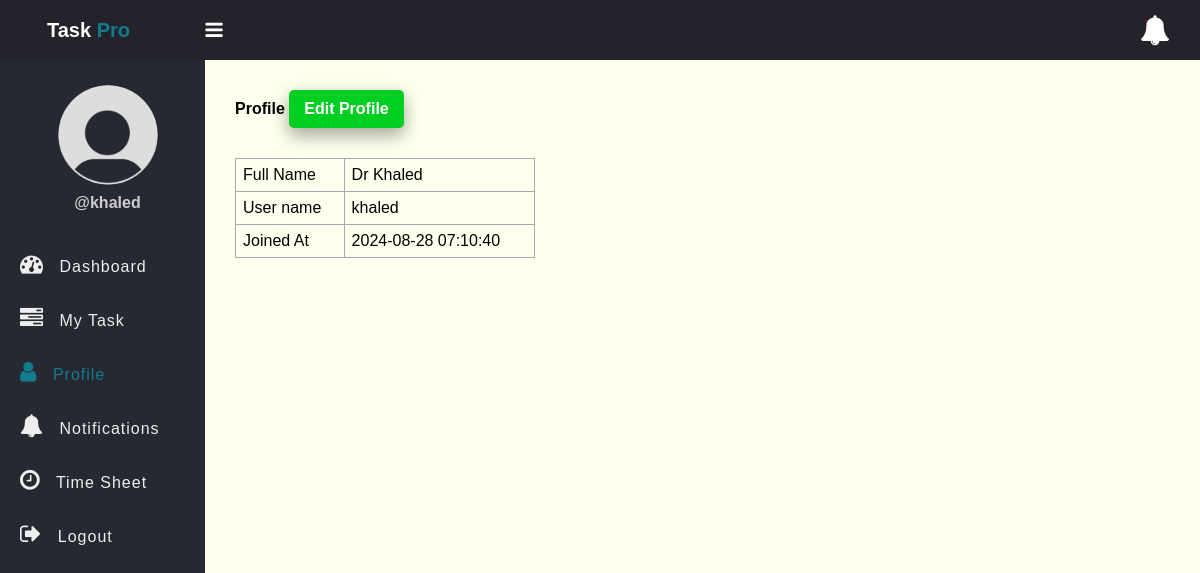
The app's page /profile.php (signed in) with its own data.
### tables this page shows
CREATE TABLE `users` (
  `id` int(11) NOT NULL ,
  `full_name` varchar(50) NOT NULL,
  `username` varchar(50) NOT NULL,
  `password` varchar(255) NOT NULL,
  `role` enum('admin','employee') NOT NULL,
  `created_at` timestamp NOT NULL DEFAULT current_timestamp(),
  PRIMARY KEY (`id`)
);

### app/Model/User.php (called while the page is built, shortened)
<?php
function get_user_by_id($conn, $id){
    $sql = "SELECT * FROM users WHERE id =? ";
    $stmt = $conn->prepare($sql);
    $stmt->execute([$id]);
    if($stmt->rowCount() > 0){
        $user = $stmt->fetch();
    } else {
        $user = 0;
    }
    return $user;
}
?>

### profile.php (the view, shortened to what this page needs)
<?php
if (isset($_SESSION['role']) && isset($_SESSION['id']) && $_SESSION['role'] == "employee") {
    include "DB_connection.php";
    include "app/Model/User.php";
    $user = get_user_by_id($conn, $_SESSION['id']);
 ?>
<!DOCTYPE html>
<html>
<head>
	<link rel="stylesheet" href="https://stackpath.bootstrapcdn.com/font-awesome/4.7.0/css/font-awesome.min.css">
	<link rel="stylesheet" href="css/style.css">
</head>
<body>
	<?php include "inc/header.php" ?>
	<div class="body">
		<?php include "inc/nav.php" ?>
		<section class="section-1">
			<h4 class="title">Profile <a href="edit_profile.php">Edit Profile</a></h4>
         <table class="main-table" style="max-width: 300px;">
				<tr>
					<td>Full Name</td>
					<td><?=$user['full_name']?></td>
				</tr>
				<tr>
					<td>User name</td>
					<td><?=$user['username']?></td>
				</tr>
				<tr>
					<td>Joined At</td>
					<td><?=$user['created_at']?></td>
				</tr>
			</table>
		</section>
	</div>
</body>
</html>
<?php }else{
   $em = "First login";
   header("Location: login.php?error=$em");
   exit();
}
 ?>

### css/style.css (style rules this page uses)
* { padding: 0; margin: 0; box-sizing: border-box; font-family: arial, sans-serif; }
.body { display: flex; }
.section-1 { padding: 30px; }
.section-1 .title { margin-bottom: 10px; }
.section-1 .title a { text-decoration: none; display: inline-block; padding-left: 10px; border: none; background: #00CF22; padding: 10px 15px; color: #fff; font-size: 16px; border-radius: 5px; cursor: pointer; outline: none; transition: background 1s; box-shadow: 0 8px 16px 0 rgba(0,0,0,0.2), 0 6px 20px 0 rgba(0,0,0,0.19); }
.section-1 { width: 100%; background: #ffe; }
.main-table, .main-table tr, .main-table th, .main-table td { border: 1px solid #aaa; border-collapse: collapse; padding: 7px; }
.main-table { width: 90%; margin-top: 30px; }

### records on screen
users: full_name "Dr Khaled", username "khaled", created_at "2024-08-28 07:10:40"

### other values on screen
$_SESSION['username'] "khaled"
